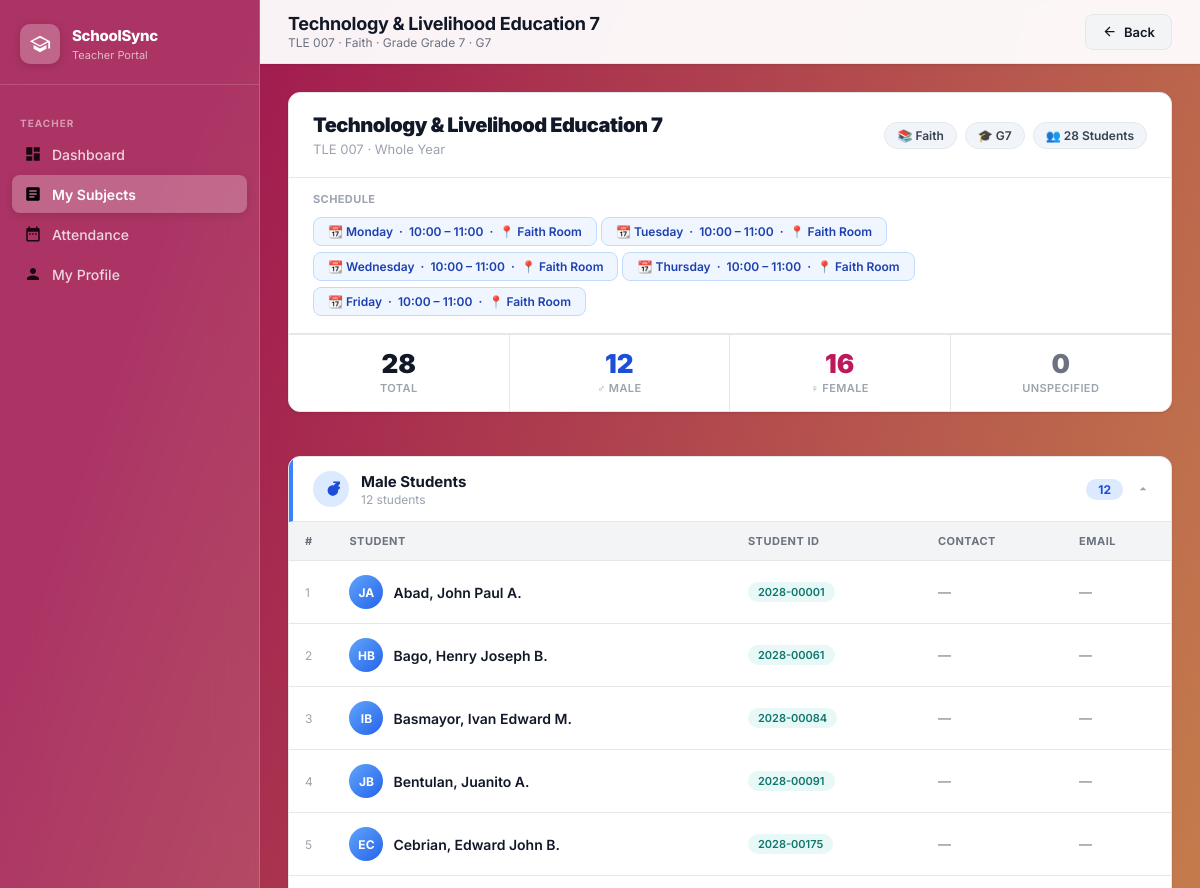
/teacher/subjects/116/section/89 (signed in, upper part), run on an earlier commit of the app's database.
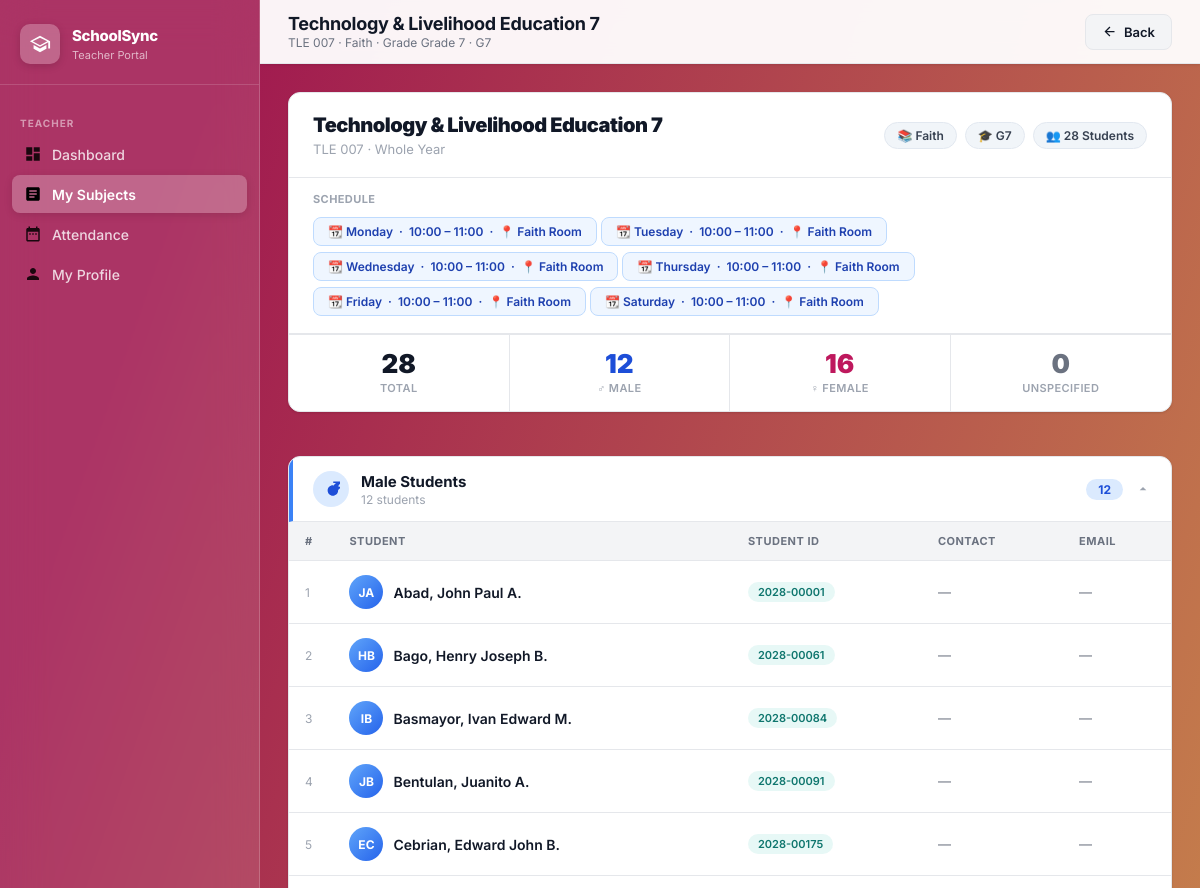
And on a later commit of the database.
### tables this page shows
CREATE TABLE schedules (
        id INTEGER PRIMARY KEY AUTOINCREMENT,
        section_id INTEGER NOT NULL, subject_id INTEGER NOT NULL,
        teacher_id INTEGER NOT NULL, strand_id INTEGER,
        day TEXT NOT NULL, time_start TEXT NOT NULL, time_end TEXT NOT NULL, room TEXT, semester TEXT,
        FOREIGN KEY (section_id) REFERENCES sections(id) ON DELETE CASCADE,
        FOREIGN KEY (subject_id) REFERENCES subjects(id) ON DELETE CASCADE,
        FOREIGN KEY (teacher_id) REFERENCES teachers(id) ON DELETE CASCADE,
        FOREIGN KEY (strand_id) REFERENCES strands(id) ON DELETE SET NULL);

CREATE TABLE students (
            id               INTEGER PRIMARY KEY AUTOINCREMENT,
            student_id       TEXT UNIQUE NOT NULL,
            first_name       TEXT NOT NULL,
            last_name        TEXT NOT NULL,
            middle_name      TEXT,
            gender           TEXT,
            birthdate        TEXT,
            address          TEXT,
            contact_no       TEXT,
            email            TEXT,
            guardian_name    TEXT,
            guardian_contact TEXT,
            section_id       INTEGER,
            strand_id        INTEGER,
            grade_level      TEXT,
            enrollment_status TEXT DEFAULT 'Enrolled',
            created_at       TEXT DEFAULT (datetime('now')), password TEXT,
            FOREIGN KEY (section_id) REFERENCES sections(id) ON DELETE SET NULL,
            FOREIGN KEY (strand_id)  REFERENCES strands(id)  ON DELETE SET NULL
        );

### app.py (the view)
@app.route('/teacher/subjects/<int:sub_id>/section/<int:sec_id>')
@teacher_required
def teacher_subject_detail(sub_id, sec_id):
    conn = get_db()
    tid  = session['teacher_id']
    assigned = conn.execute(
        "SELECT id FROM schedules WHERE teacher_id=? AND subject_id=? AND section_id=?",
        (tid, sub_id, sec_id)
    ).fetchone()
    if not assigned:
        conn.close()
        flash('Not authorized.', 'danger')
        return redirect(url_for('teacher_subjects'))
    subject = conn.execute("SELECT * FROM subjects WHERE id=?", (sub_id,)).fetchone()
    section = conn.execute("""
        SELECT sec.*, st.strand_code,
               (SELECT COUNT(*) FROM students s WHERE s.section_id=sec.id) AS student_count
        FROM sections sec LEFT JOIN strands st ON sec.strand_id=st.id
        WHERE sec.id=?
    """, (sec_id,)).fetchone()
    students = conn.execute("""
        SELECT s.id, s.student_id, s.first_name, s.last_name, s.middle_name,
               s.gender, s.email, s.contact_no
        FROM students s WHERE s.section_id=?
        ORDER BY s.last_name, s.first_name
    """, (sec_id,)).fetchall()
    schedule = conn.execute("""
        SELECT sc.day, sc.time_start, sc.time_end, sc.room
        FROM schedules sc
        WHERE sc.teacher_id=? AND sc.subject_id=? AND sc.section_id=?
        ORDER BY CASE sc.day WHEN 'Monday' THEN 1 WHEN 'Tuesday' THEN 2
            WHEN 'Wednesday' THEN 3 WHEN 'Thursday' THEN 4
            WHEN 'Friday' THEN 5 WHEN 'Saturday' THEN 6 ELSE 7 END
    """, (tid, sub_id, sec_id)).fetchall()
    males   = [s for s in students if (s['gender'] or '').upper() == 'MALE']
    females = [s for s in students if (s['gender'] or '').upper() == 'FEMALE']
    others  = [s for s in students if (s['gender'] or '').upper() not in ('MALE','FEMALE')]
    conn.close()
    return render_template('teacher_subject_detail.html',
                           subject=subject, section=section,
                           students=students, schedule=schedule,
                           males=males, females=females, others=others)

### app.py (called while the page is built)
@app.template_filter('clean_mn')
def clean_mn_filter(val):
    return clean_middle_name(val)

def get_db():
    conn = sqlite3.connect(DATABASE)
    conn.row_factory = sqlite3.Row
    conn.execute("PRAGMA foreign_keys = ON")
    return conn

def teacher_required(f):
    @wraps(f)
    def decorated(*args, **kwargs):
        if 'teacher_id' not in session:
            return redirect(url_for('login'))
        return f(*args, **kwargs)
    return decorated

def clean_middle_name(val):
    if not val:
        return None
    v = val.strip()
    if not v or v in BLANK_MIDDLE or all(c in '.-' for c in v):
        return None
    return v

### templates/teacher_subject_detail.html (shortened to what the changed rows need)
{% extends "portal_layout.html" %}
{% block page_title %}{{ subject.subject_name }}{% endblock %}
{% block content %}
<div class="content-card" style="margin-bottom:20px;">
  {% if schedule %}
  <div style="padding:14px 24px;border-bottom:1px solid var(--border);">
    <div style="display:flex;flex-wrap:wrap;">
      {% for s in schedule %}
      <span class="sched-pill">📆 {{ s.day }} &nbsp;·&nbsp; {{ s.time_start }} – {{ s.time_end }}{% if s.room %} &nbsp;·&nbsp; 📍 {{ s.room }}{% endif %}</span>
      {% endfor %}
    </div>
  </div>
  {% endif %}
</div>
{% if students %}
<div class="gender-card">
  <div class="gender-card-body" id="body-male">
    {% if males %}
    <div class="data-table-wrap">
      <table class="data-table">
        <thead><tr><th style="width:40px;">#</th><th>Student</th><th>Student ID</th><th>Contact</th><th>Email</th></tr></thead>
        <tbody>
          {% for st in males %}
          <tr>
            <td style="color:#9ca3af;font-size:12px;">{{ loop.index }}</td>
            <td>
              <div style="display:flex;align-items:center;gap:10px;">
                <div class="s-av m">{{ st.first_name[0]|upper }}{{ st.last_name[0]|upper }}</div>
                <div style="font-weight:600;">{{ st.last_name }}, {{ st.first_name }}{% if st.middle_name|clean_mn %} {{ st.middle_name|clean_mn|upper|first }}.{% endif %}</div>
              </div>
            </td>
            <td><span class="badge badge-section">{{ st.student_id }}</span></td>
            <td style="color:var(--text-secondary);font-size:13px;">{{ st.contact_no or '—' }}</td>
            <td style="color:var(--text-secondary);font-size:13px;">{{ st.email or '—' }}</td>
          </tr>
          {% endfor %}
        </tbody>
      </table>
    </div>
    {% endif %}
  </div>
</div>
{% endif %}
{% endblock %}

What changed in the data, as far as the page shows it:
added schedules: day "Saturday", time_start "10:00", time_end "11:00", room "Faith Room"
